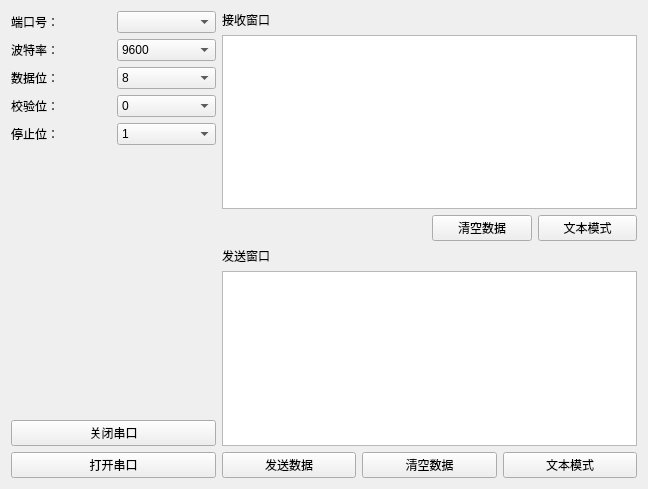
<?xml version="1.0" encoding="UTF-8"?>
<ui version="4.0">
 <class>Widget</class>
 <widget class="QWidget" name="Widget">
  <property name="geometry">
   <rect>
    <x>0</x>
    <y>0</y>
    <width>648</width>
    <height>489</height>
   </rect>
  </property>
  <property name="windowTitle">
   <string>Widget</string>
  </property>
  <layout class="QGridLayout" name="gridLayout_2">
   <item row="0" column="0" rowspan="6">
    <layout class="QGridLayout" name="gridLayout">
     <item row="4" column="0">
      <layout class="QHBoxLayout" name="horizontalLayout_5">
       <item>
        <widget class="QLabel" name="label_5">
         <property name="text">
          <string>停止位：</string>
         </property>
        </widget>
       </item>
       <item>
        <widget class="QComboBox" name="stopbit">
         <item>
          <property name="text">
           <string>1</string>
          </property>
         </item>
        </widget>
       </item>
      </layout>
     </item>
     <item row="0" column="0">
      <layout class="QHBoxLayout" name="horizontalLayout">
       <item>
        <widget class="QLabel" name="label">
         <property name="text">
          <string>端口号：</string>
         </property>
        </widget>
       </item>
       <item>
        <widget class="QComboBox" name="com"/>
       </item>
      </layout>
     </item>
     <item row="7" column="0">
      <widget class="QPushButton" name="open_port">
       <property name="text">
        <string>打开串口</string>
       </property>
      </widget>
     </item>
     <item row="5" column="0">
      <spacer name="verticalSpacer">
       <property name="orientation">
        <enum>Qt::Vertical</enum>
       </property>
       <property name="sizeHint" stdset="0">
        <size>
         <width>20</width>
         <height>40</height>
        </size>
       </property>
      </spacer>
     </item>
     <item row="1" column="0">
      <layout class="QHBoxLayout" name="horizontalLayout_2">
       <item>
        <widget class="QLabel" name="label_2">
         <property name="text">
          <string>波特率：</string>
         </property>
        </widget>
       </item>
       <item>
        <widget class="QComboBox" name="baud">
         <item>
          <property name="text">
           <string>9600</string>
          </property>
         </item>
         <item>
          <property name="text">
           <string>300</string>
          </property>
         </item>
         <item>
          <property name="text">
           <string>1200</string>
          </property>
         </item>
         <item>
          <property name="text">
           <string>2400</string>
          </property>
         </item>
         <item>
          <property name="text">
           <string>4800</string>
          </property>
         </item>
         <item>
          <property name="text">
           <string>14400</string>
          </property>
         </item>
         <item>
          <property name="text">
           <string>19200</string>
          </property>
         </item>
         <item>
          <property name="text">
           <string>28800</string>
          </property>
         </item>
        </widget>
       </item>
      </layout>
     </item>
     <item row="3" column="0">
      <layout class="QHBoxLayout" name="horizontalLayout_4">
       <item>
        <widget class="QLabel" name="label_4">
         <property name="text">
          <string>校验位：</string>
         </property>
        </widget>
       </item>
       <item>
        <widget class="QComboBox" name="jiaoyan">
         <item>
          <property name="text">
           <string>0</string>
          </property>
         </item>
        </widget>
       </item>
      </layout>
     </item>
     <item row="2" column="0">
      <layout class="QHBoxLayout" name="horizontalLayout_3">
       <item>
        <widget class="QLabel" name="label_3">
         <property name="text">
          <string>数据位：</string>
         </property>
        </widget>
       </item>
       <item>
        <widget class="QComboBox" name="bit">
         <item>
          <property name="text">
           <string>8</string>
          </property>
         </item>
         <item>
          <property name="text">
           <string>5</string>
          </property>
         </item>
         <item>
          <property name="text">
           <string>6</string>
          </property>
         </item>
         <item>
          <property name="text">
           <string>7</string>
          </property>
         </item>
        </widget>
       </item>
      </layout>
     </item>
     <item row="6" column="0">
      <widget class="QPushButton" name="close_port">
       <property name="text">
        <string>关闭串口</string>
       </property>
      </widget>
     </item>
    </layout>
   </item>
   <item row="0" column="1">
    <widget class="QLabel" name="label_6">
     <property name="text">
      <string>接收窗口</string>
     </property>
    </widget>
   </item>
   <item row="1" column="1" colspan="2">
    <widget class="QTextEdit" name="Receive_text_window"/>
   </item>
   <item row="2" column="2">
    <layout class="QHBoxLayout" name="horizontalLayout_7">
     <item>
      <widget class="QPushButton" name="clear_button2">
       <property name="text">
        <string>清空数据</string>
       </property>
      </widget>
     </item>
     <item>
      <widget class="QPushButton" name="receive_modl">
       <property name="text">
        <string>文本模式</string>
       </property>
      </widget>
     </item>
    </layout>
   </item>
   <item row="3" column="1">
    <widget class="QLabel" name="label_7">
     <property name="text">
      <string>发送窗口</string>
     </property>
    </widget>
   </item>
   <item row="4" column="1" colspan="2">
    <widget class="QTextEdit" name="send_text_window"/>
   </item>
   <item row="5" column="1" colspan="2">
    <layout class="QHBoxLayout" name="horizontalLayout_6">
     <item>
      <widget class="QPushButton" name="send_button">
       <property name="text">
        <string>发送数据</string>
       </property>
      </widget>
     </item>
     <item>
      <widget class="QPushButton" name="clear_button_1">
       <property name="text">
        <string>清空数据</string>
       </property>
      </widget>
     </item>
     <item>
      <widget class="QPushButton" name="send_modl">
       <property name="text">
        <string>文本模式</string>
       </property>
      </widget>
     </item>
    </layout>
   </item>
  </layout>
 </widget>
 <layoutdefault spacing="6" margin="11"/>
 <resources/>
 <connections/>
</ui>
